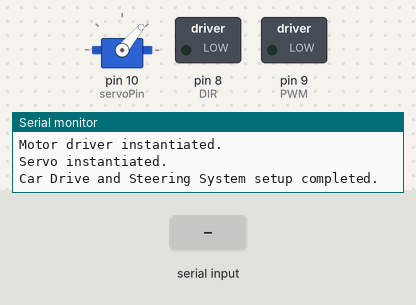
This sketch was run on a simulated Arduino Uno, built with avr-gcc and run on an emulated ATmega328P. Shown: servo, switched loads named in the sketch (green lamp = pin HIGH), the last lines printed to the serial monitor. The inputs (shaded band) are chosen by the test bench. Pins used as bus, display or sensor lines are not drawn.

Above: at 1.2 s.
1.3 s: "w" received over Serial
At 2.3 s:
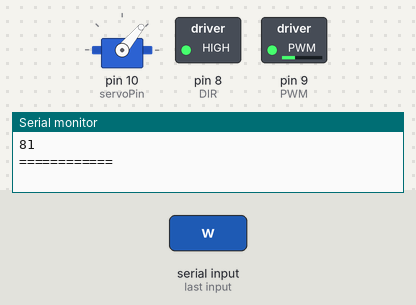
3.3 s: "d" received over Serial
At 3.7 s:
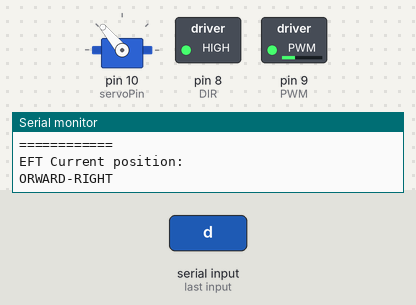
5.3 s: "x" received over Serial
At 6.2 s:
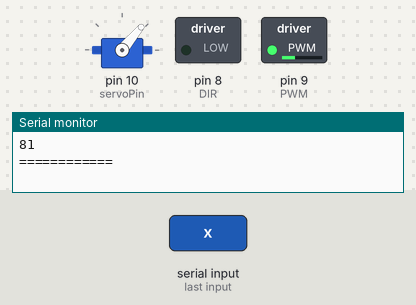
6.8 s: "a" received over Serial
At 7.2 s:
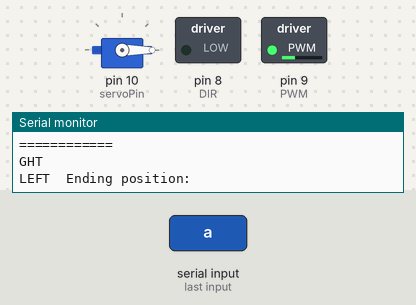
8.8 s: "d" received over Serial
At 9.2 s:
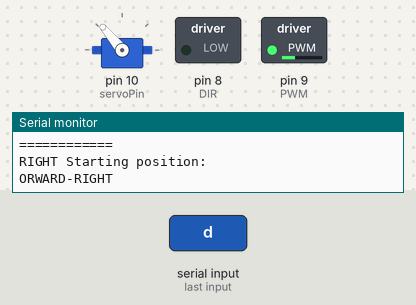
Timing chart, 0 to 11.8 s (numbered marks = the images above; inputs shaded):
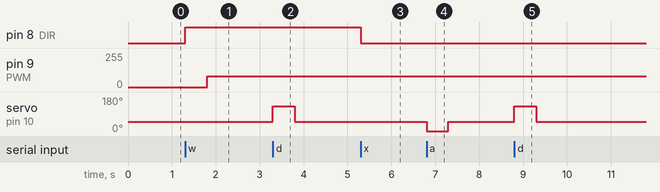

Measured:
- after the input at 1.3 s, pin 8 (DIR): LOW → HIGH at once; pin 9 (PWM): 0/255 → 81/255 after 0.50 s
- after the input at 3.3 s, servo on pin 10 (servoPin): 50° → 130° at once, → 50° 0.50 s later
- after the input at 5.3 s, pin 8 (DIR): HIGH → LOW at once
- after the input at 6.8 s, servo on pin 10 (servoPin): 50° → 0° at once, → 50° 0.50 s later
- after the input at 8.8 s, servo on pin 10 (servoPin): 50° → 130° at once, → 50° 0.50 s later

The sketch:

CarDriveAndSteering.ino
```cpp
#include <Servo.h>


/*
Motor Driver Truth Table

Pololu High-Power Motor Driver 18v15

PWM  DIR OUTA  OUTB   Operation
H     L   L     H     Forward
H     H   H     L     Backward
L     X   L     L     Brake

*/

/*
 * Declare variables
 */
// MOTOR VARIABLES
int break_power = 0;
int current_forward_power = 0;
int current_backward_power = 0;
int PWM = 9;            // PWM
int DIR = 8;            // DIRECTION
int RESET = 7;          // RESET
int min_power = 80;     // Minimum Power
int max_power = 120;    // Maximum Power

// STEERING VARIABLES
Servo myservo;
int servoPin = 10;       // PWM Control Pin
int feedbackPin = A0;    // Servo Feedback Pin
int pos = 0;             // Position

int current_position = 50;  //CURRENT POSITION
int centre = 50;            //CENTRE
int max_left = 0;           //MAXIMUM LEFT
int max_right = 130;        //MAXIMUM RIGHT

void setup()
{

    // Create serial port with 115200 connection
    Serial.begin(115200);
    Serial.println("Car Drive and Steering System setup started...");
    setupMotor();
    setupSteering();
    Serial.println("Car Drive and Steering System setup completed.");

}

void loop()
{
  while(Serial.available()) // Condition: Serial up
  {
    char c = Serial.read();
    switch (c) // Control functions for each combination.
    {
      case 'w':
        Serial.println("FORWARD");
        Serial.println("============");
        forward();
        Serial.println("============");
        Serial.println("            ");
        break;
      case 's':
        Serial.println("STOP");
        Serial.println("============");
        stopping();
        Serial.println("============");
        Serial.println("            ");
        break;
      case 'e':
        Serial.println("FORWARD-RIGHT");
        Serial.println("            ");
        break;
      case 'd':
        Serial.println("RIGHT");
        Serial.println("============");
        right();
        Serial.println("============");
        Serial.println("            ");
        break;
      case 'c':
        Serial.println("BACKWARD-RIGHT");
        Serial.println("            ");
        break;
      case 'x':
        Serial.println("BACKWARD");
        Serial.println("============");
        backward();
        Serial.println("============");
        Serial.println("            ");
        break;
      case 'z':
        Serial.println("BACKWARD-LEFT");
        Serial.println("            ");
        break;
      case 'a':
        Serial.println("LEFT");
        Serial.println("============");
        left();
        Serial.println("============");
        Serial.println("            ");
        break;
      case 'q':
        Serial.println("FORWARD-LEFT");
        Serial.println("            ");
      break;
    }
  }
}


void setupMotor()
{
    // Setup Motor and instantiate variables
    TCCR1B = TCCR1B & B11111000 | B00000001;  // set timer 1 divisor to     1 for PWM frequency of 31372.55 Hz
    pinMode(PWM, OUTPUT);
    pinMode(DIR, OUTPUT);
    pinMode(RESET, OUTPUT);
    //digitalWrite(DIR, LOW);
    digitalWrite(RESET, HIGH);
    analogWrite(PWM, break_power);
    Serial.println("Motor driver instantiated.");
}

void setupSteering()
{
    //Setup Servo for steering
    myservo.attach(servoPin);
    myservo.write(50);
    /*pos = analogRead(feedbackPin);
    Serial.println("POS:"+pos);*/
    Serial.println("Servo instantiated.");
}

void forward ()
{
      current_backward_power = break_power;
      digitalWrite(DIR, HIGH);
      //digitalWrite(RESET, HIGH);
      if(current_forward_power < min_power)
      {
        current_forward_power = min_power;
      }
      Serial.println("Current forward motor speed:");
      Serial.println(current_forward_power);
      delay(500);
      if(current_forward_power < max_power)
      {
        current_forward_power = current_forward_power + 1;
      }
      analogWrite(PWM, current_forward_power);
      Serial.println("New forward motor speed:");
      Serial.println(current_forward_power);
      //delay(100);
}

void backward ()
{

      current_forward_power = break_power;
      digitalWrite(DIR, LOW);
      //digitalWrite(RESET, HIGH);
      if(current_backward_power < min_power)
      {
        current_backward_power = min_power;
      }
      Serial.println("Current backward motor speed:");
      Serial.println(current_backward_power);
      delay(500);
      if(current_backward_power < max_power)
      {
        current_backward_power = current_backward_power + 1;
      }
      analogWrite(PWM, current_backward_power);
      Serial.println("New backward motor speed:");
      Serial.println(current_backward_power);
      //delay(100);
}

void center()
{
   myservo.write(50);
}

void right()
{
      Serial.println("RIGHT Starting position:"+ current_position);
      current_position = max_right;
      myservo.write(current_position);
      Serial.println("RIGHT Ending position: " + current_position);
      delay(500);
      center();
}

void left()
{


      Serial.println("LEFT Current position: "+current_position);
      current_position = max_left;
      myservo.write(current_position);
      Serial.println("LEFT  Ending position: " + current_position);
      delay(500);
      center();
}

void stopping ()
{
  if(current_forward_power > min_power)
  {
      //Gradual breaking in increment of 10.
      for(int i = current_forward_power; i > break_power;i = i-20)
      {
        Serial.println("Gradual breaking:" + i);
        analogWrite(PWM, i);
      }
      analogWrite(PWM, break_power);
  }
  if(current_backward_power > min_power)
  {
      //Gradual breaking in increment of 10.
      for(int i = current_backward_power; i > break_power;i = i-20)
      {
        Serial.println("Gradual breaking:" + i);
        analogWrite(PWM, i);
      }
      analogWrite(PWM, break_power);
  }


}
```
